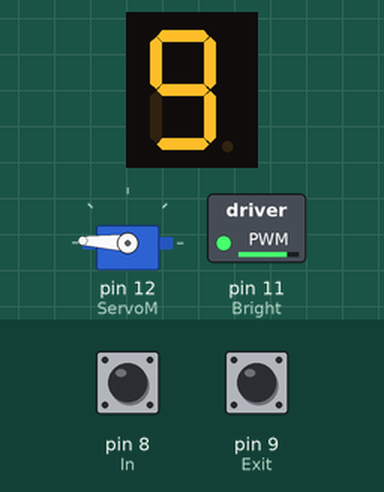
Simulated run of this sketch. Board: Arduino Uno, built with avr-gcc and run on an emulated ATmega328P. Shown: 1-digit seven-segment display, servo, switched loads named in the sketch (green lamp = pin HIGH). Wiring (inferred from the names in the program): 1-digit 7-segment display, segments lit when LOW: segments pin 0, pin 1, pin 2, pin 3, pin 4, pin 5, pin 6. The inputs (shaded band) are chosen by the test bench; at power-on: pin 8 (In) HIGH, pin 9 (Exit) HIGH. The segment pins are drawn as the display they are named for; pins used as bus, display or sensor lines are not drawn.

Above: at 1.2 s.
1.3 s: pin 8 (In) pulled LOW for 0.15 s
At 1.6 s:
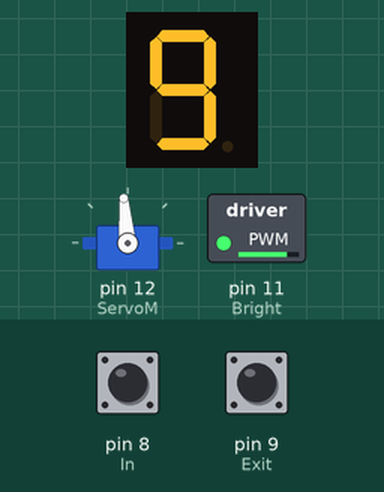
4.4 s: pin 8 (In) pulled LOW for 3.2 s
At 10.2 s:
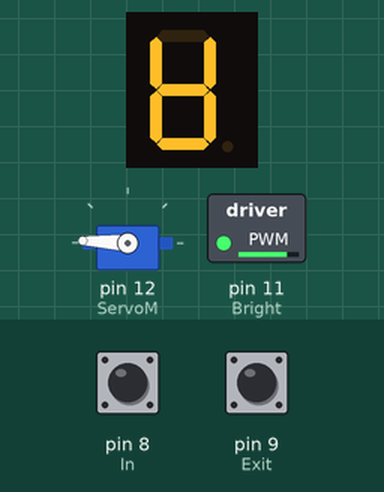
10.6 s: pin 8 (In) pulled LOW for 1 s
At 14.2 s:
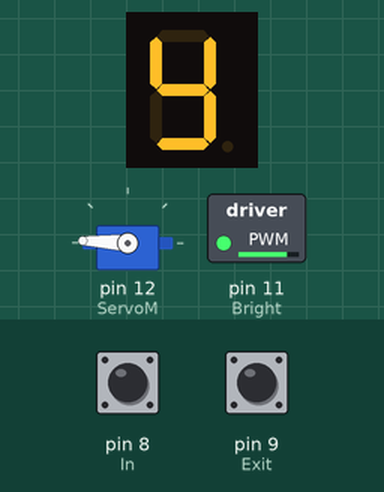
14.6 s: pin 8 (In) pulled LOW for 0.15 s
At 17.5 s:
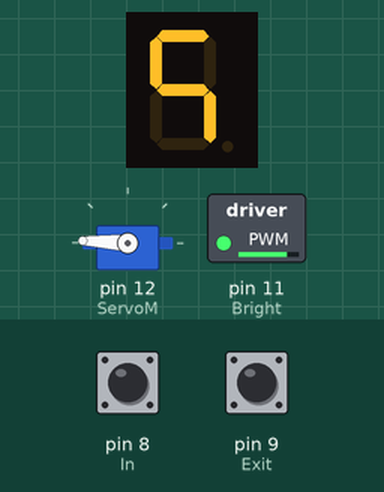
17.7 s: pin 9 (Exit) pulled LOW for 0.15 s
At 18.9 s:
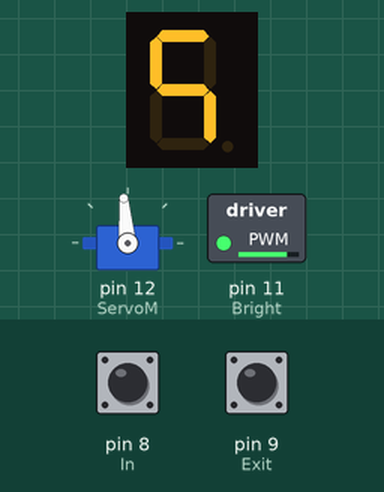
20.8 s: pin 9 (Exit) pulled LOW for 1 s
At 21.3 s:
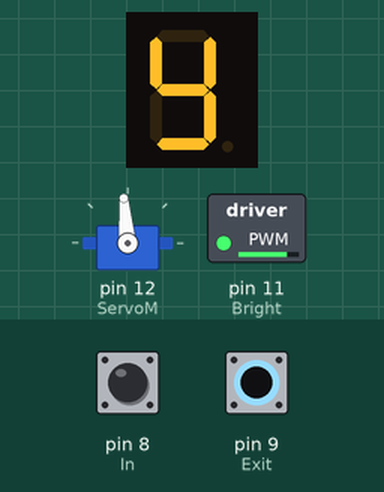
Timing chart, 0 to 24.8 s (numbered marks = the images above; inputs shaded):
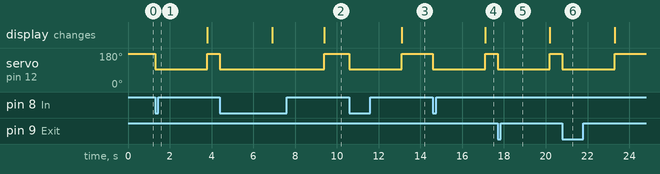

The sketch:

parking_system.ino
```cpp
#include <Servo.h>
Servo myservo;  // create servo object to control a servo

#define ServoM    12        //Connected to the servo motor.
#define Bright    11        //servo library disable PWM on pins 9 and 10.
#define Exit      9         //Pin connected to the EXIT button.
#define In        8         //Pin connected to the IN button.

#define BarLow    177       //Low position of the barrier.
#define BarUp     95        //Up position of the barrier.
#define CAPACITY  8         //Capacity of the parking lot.
#define INTEN     80        //Display intensity %

//Pins conections to segments (cathodes).
#define  segA  0
#define  segB  1
#define  segC  2
#define  segD  3
#define  segE  4
#define  segF  5
#define  segG  6

//Array with the segments to represent the decimal numbers (0-9).
byte segments[10] = {
// pgfedcba  <--- segments
  B00111111, // number 0
  B00000101, // number 1
  B01011011, // number 2
  B01001111, // number 3
  B01100101, // number 4
  B01101110, // number 5
  B01111110, // number 6
  B00000111, // number 7
  B01111111, // number 8
  B01101111  // number 9
};
void setup(){
  myservo.attach(ServoM);          // attaches the servo.

  pinMode(Exit, INPUT);           // set "EXIT" button pin to input
  pinMode(In, INPUT);             // set "IN" button pin to input
  digitalWrite(Exit, HIGH);       // Connect Pull-Up resistor.
  digitalWrite(In, HIGH);         // Connect Pull-Up resistor.
  pinMode(segA,OUTPUT);
  pinMode(segB,OUTPUT);
  pinMode(segC,OUTPUT);
  pinMode(segD,OUTPUT);
  pinMode(segE,OUTPUT);
  pinMode(segF,OUTPUT);
  pinMode(segG,OUTPUT);
  pinMode(Bright,OUTPUT);
  analogWrite(Bright,255*INTEN/100);
  myservo.write(BarLow);          //Barrier in the low position
//  delay(1000);
}

int  Available= 9;                    // Number of places available.

//================================================================
void loop(){
Display(Available);
if(digitalRead(In)==0)
{
  if(Available != 0){
    Available--;
    myservo.write(BarUp);
    delay(2500);
    myservo.write(BarLow);
    }
  }
if(digitalRead(Exit)==0)
{
  if(Available != CAPACITY){
    Available++;
    myservo.write(BarUp);
    delay(2500);
    myservo.write(BarLow);
    }
  }
}

/*-------------------------------------------------------------------
Put the segments according to the number.
--------------------------------------------------------------------*/
void Display(int number){
byte segs =  ~segments[number];        //"~" is used for commom anode.

digitalWrite(segA, bitRead(segs, 0) );
digitalWrite(segB, bitRead(segs, 1) );
digitalWrite(segC, bitRead(segs, 2) );
digitalWrite(segD, bitRead(segs, 3) );
digitalWrite(segE, bitRead(segs, 4) );
digitalWrite(segF, bitRead(segs, 5) );
digitalWrite(segG, bitRead(segs, 6) );
}
```

Measured:
- after the input at 1.3 s, servo on pin 12 (ServoM): 177° → 95° at once, → 177° 2.5 s later
- after the input at 4.4 s, servo on pin 12 (ServoM): 177° → 95° at once, → 177° 5.0 s later; the display: first changes after 2.5 s (image 2 shows a later state)
- after the input at 10.6 s, servo on pin 12 (ServoM): 177° → 95° at once, → 177° 2.5 s later; the display: changes after 2.5 s (image 3)
- after the input at 14.6 s, servo on pin 12 (ServoM): 177° → 95° at once, → 177° 2.5 s later; the display: changes after 2.5 s (image 4)
- after the input at 17.7 s, servo on pin 12 (ServoM): 177° → 95° at once, → 177° 2.5 s later
- after the input at 20.8 s, servo on pin 12 (ServoM): 177° → 95° at once, → 177° 2.5 s later
